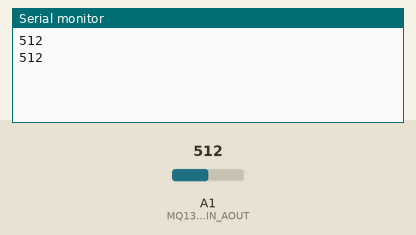
Simulated run of this sketch. Board: Arduino Uno, built with avr-gcc and run on an emulated ATmega328P. On the bench: the last lines printed to the serial monitor. The test bench sets the inputs (shaded band); at power-on: A1 (MQ135_5V_PIN_AOUT) = 512.

Above: at 2.8 s.
2.9 s: A1 (MQ135_5V_PIN_AOUT) set to 716
At 4.3 s:
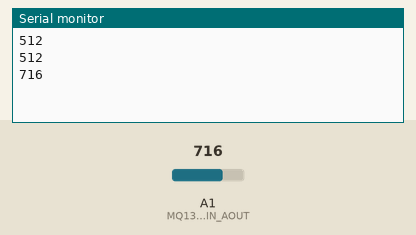
4.4 s: A1 (MQ135_5V_PIN_AOUT) set to 900
At 7.4 s:
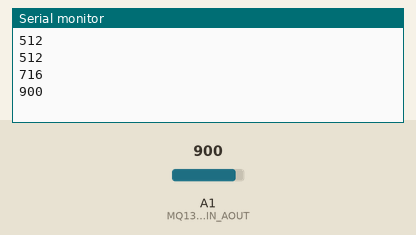
Timing chart, 0 to 8.9 s (numbered marks = the images above; inputs shaded):
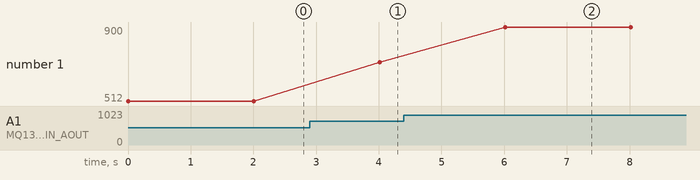

Measured:
- after the input at 2.9 s, the serial monitor: prints a new line after 1.1 s (image 1)
- after the input at 4.4 s, the serial monitor: prints a new line after 1.6 s (image 2)
- plotted number 1: 512 → 716 after the input at 2.9 s, 716 → 900 after the input at 4.4 s

The sketch:

gasSensor.ino
```cpp
#include <SoftwareSerial.h>
#include "Arduino.h"

//블루투스 모듈의 Rx , TX 핀 정의
int BT_RXD = 3;
int BT_TXD = 4;

// #define DHTPIN 2
//MQ135가스 센서의 아날로그 출력 핀 정의
#define MQ135_5V_PIN_AOUT  A1

// #define DHTTYPE DHT11   // DHT 11
//소프트웨어 시리얼 객체 생성(블루투스 통신용)
SoftwareSerial SerialBLE(BT_RXD,BT_TXD);

//공기질 센서 값 저장할 변수
int airquality = 0;
int freshnessSensor = 0;

//블루투스 입력을 저장할 문자열
String BT_input;

//온습도 값 저장할 변수
float h =0.0;
float t =0.0;
float f =0.0;
// DHT dht(DHTPIN, DHTTYPE);
//장치 ID 설정
String device_id ="Freshness-I-001";


void setup() {

// 시리얼 통신 초기화
Serial.begin(9600);
SerialBLE.begin(9600); //블루투스 시리얼 통신 초기화
// dht.begin();

}
//센서 데이터를 읽고 전송하는 함수
void read_data (){
     //MQ135센서에서 아날로그 값 읽기
    freshnessSensor = analogRead(MQ135_5V_PIN_AOUT);
    String JSON = String(freshnessSensor);
    Serial.println(JSON);

    SerialBLE.println(JSON);
    delay(2000);
}
void loop(){
    read_data();
    if(Serial.available()){
      SerialBLE.write(Serial.read());
    }
}
```
